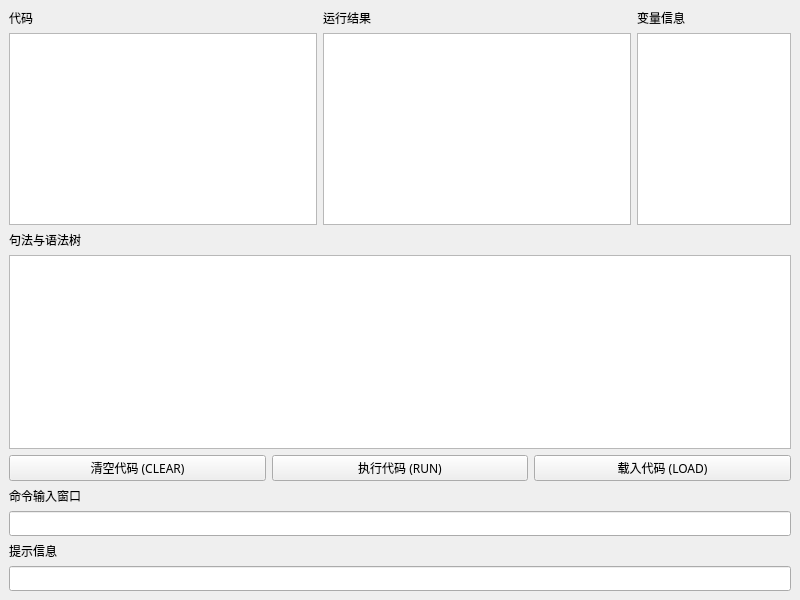
<?xml version="1.0" encoding="UTF-8"?>
<ui version="4.0">
 <class>MainWindow</class>
 <widget class="QMainWindow" name="MainWindow">
  <property name="geometry">
   <rect>
    <x>0</x>
    <y>0</y>
    <width>800</width>
    <height>600</height>
   </rect>
  </property>
  <property name="font">
   <font>
    <family>Monaco</family>
   </font>
  </property>
  <property name="windowTitle">
   <string>MainWindow</string>
  </property>
  <widget class="QWidget" name="centralwidget">
   <property name="styleSheet">
    <string notr="true">centralwidget
{
	background:#333
}</string>
   </property>
   <layout class="QVBoxLayout" name="verticalLayout_5">
    <item>
     <layout class="QVBoxLayout" name="verticalLayout">
      <item>
       <layout class="QHBoxLayout" name="horizontalLayout_3" stretch="2,2,1">
        <item>
         <layout class="QVBoxLayout" name="verticalLayout_2">
          <item>
           <widget class="QLabel" name="codeLabel">
            <property name="text">
             <string>代码</string>
            </property>
           </widget>
          </item>
          <item>
           <widget class="QTextBrowser" name="codeBrowser">
            <property name="styleSheet">
             <string notr="true">codeBrower{
qlineargradient(spread:pad, x1:0, y1:0, x2:1, y2:0, stop:0 rgba(0, 0, 0, 255), stop:1 rgba(255, 255, 255, 255))
}</string>
            </property>
           </widget>
          </item>
         </layout>
        </item>
        <item>
         <layout class="QVBoxLayout" name="verticalLayout_3">
          <item>
           <widget class="QLabel" name="resultLable">
            <property name="text">
             <string>运行结果</string>
            </property>
           </widget>
          </item>
          <item>
           <widget class="QTextBrowser" name="resultBrowser"/>
          </item>
         </layout>
        </item>
        <item>
         <layout class="QVBoxLayout" name="verticalLayout_4" stretch="0,0">
          <item>
           <widget class="QLabel" name="varLabel">
            <property name="text">
             <string>变量信息</string>
            </property>
           </widget>
          </item>
          <item>
           <widget class="QTextBrowser" name="varBrowser"/>
          </item>
         </layout>
        </item>
       </layout>
      </item>
      <item>
       <widget class="QLabel" name="syntaxLabel">
        <property name="text">
         <string>句法与语法树</string>
        </property>
       </widget>
      </item>
      <item>
       <widget class="QTextBrowser" name="syntaxDisplayBroser">
        <property name="font">
         <font>
          <family>Arial</family>
         </font>
        </property>
       </widget>
      </item>
      <item>
       <layout class="QHBoxLayout" name="horizontalLayout">
        <item>
         <widget class="QPushButton" name="clearButton">
          <property name="mouseTracking">
           <bool>false</bool>
          </property>
          <property name="styleSheet">
           <string notr="true">QPushButton{
rgb(255, 49, 8)
}</string>
          </property>
          <property name="text">
           <string>清空代码 (CLEAR)</string>
          </property>
         </widget>
        </item>
        <item>
         <widget class="QPushButton" name="runButton">
          <property name="text">
           <string>执行代码 (RUN)</string>
          </property>
         </widget>
        </item>
        <item>
         <widget class="QPushButton" name="loadButton">
          <property name="mouseTracking">
           <bool>true</bool>
          </property>
          <property name="text">
           <string>载入代码 (LOAD)</string>
          </property>
         </widget>
        </item>
       </layout>
      </item>
      <item>
       <widget class="QLabel" name="inputlabel">
        <property name="text">
         <string>命令输入窗口</string>
        </property>
       </widget>
      </item>
      <item>
       <widget class="QLineEdit" name="codeLineEdit"/>
      </item>
      <item>
       <widget class="QLabel" name="messageLabel">
        <property name="text">
         <string>提示信息</string>
        </property>
       </widget>
      </item>
      <item>
       <widget class="QLineEdit" name="messageLineEdit"/>
      </item>
     </layout>
    </item>
   </layout>
  </widget>
  <widget class="QMenuBar" name="menubar">
   <property name="geometry">
    <rect>
     <x>0</x>
     <y>0</y>
     <width>800</width>
     <height>22</height>
    </rect>
   </property>
  </widget>
 </widget>
 <resources/>
 <connections/>
</ui>
